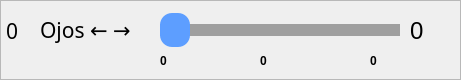
      <widget class="QFrame" name="frame_slider_ojosDI">
       <property name="geometry">
        <rect>
         <x>0</x>
         <y>369</y>
         <width>461</width>
         <height>80</height>
        </rect>
       </property>
       <property name="minimumSize">
        <size>
         <width>78</width>
         <height>0</height>
        </size>
       </property>
       <property name="frameShape">
        <enum>QFrame::StyledPanel</enum>
       </property>
       <property name="frameShadow">
        <enum>QFrame::Raised</enum>
       </property>
       <widget class="QLabel" name="label_13">
        <property name="geometry">
         <rect>
          <x>40</x>
          <y>10</y>
          <width>101</width>
          <height>41</height>
         </rect>
        </property>
        <property name="font">
         <font>
          <family>Sans Serif</family>
          <pointsize>16</pointsize>
          <weight>50</weight>
          <italic>false</italic>
          <bold>false</bold>
         </font>
        </property>
        <property name="styleSheet">
         <string notr="true"/>
        </property>
        <property name="text">
         <string>Ojos &amp;#8592; &amp;#8594;</string>
        </property>
        <property name="textFormat">
         <enum>Qt::RichText</enum>
        </property>
       </widget>
       <widget class="QSlider" name="ojosDISlider">
        <property name="enabled">
         <bool>true</bool>
        </property>
        <property name="geometry">
         <rect>
          <x>160</x>
          <y>10</y>
          <width>240</width>
          <height>41</height>
         </rect>
        </property>
        <property name="minimumSize">
         <size>
          <width>0</width>
          <height>30</height>
         </size>
        </property>
        <property name="autoFillBackground">
         <bool>false</bool>
        </property>
        <property name="styleSheet">
         <string notr="true">QSlider::groove:horizontal
{
    border: 1px solid #5d9eff;
    height: 10px;
	background: #5d9eff;
}  

QSlider::handle:horizontal
{
    background: #5d9eff;;
    width: 30px;
	height: 30px;
	left: 11px;
	right: 11px;
	margin: -12px;
	border-radius: 12px;	
}

QSlider::add-page:horizontal
{
    background-color: #9f9f9f;
	border: 1px solid #9f9f9f;
}</string>
        </property>
        <property name="maximum">
         <number>180</number>
        </property>
        <property name="orientation">
         <enum>Qt::Horizontal</enum>
        </property>
        <property name="tickPosition">
         <enum>QSlider::NoTicks</enum>
        </property>
        <property name="tickInterval">
         <number>0</number>
        </property>
       </widget>
       <widget class="QLabel" name="ojosDI_valor">
        <property name="geometry">
         <rect>
          <x>410</x>
          <y>20</y>
          <width>51</width>
          <height>22</height>
         </rect>
        </property>
        <property name="minimumSize">
         <size>
          <width>40</width>
          <height>0</height>
         </size>
        </property>
        <property name="font">
         <font>
          <pointsize>18</pointsize>
         </font>
        </property>
        <property name="text">
         <string>0</string>
        </property>
       </widget>
       <widget class="QLabel" name="etiquetaOjosDIMinimo">
        <property name="geometry">
         <rect>
          <x>160</x>
          <y>50</y>
          <width>21</width>
          <height>22</height>
         </rect>
        </property>
        <property name="font">
         <font>
          <weight>75</weight>
          <bold>true</bold>
         </font>
        </property>
        <property name="text">
         <string>0</string>
        </property>
       </widget>
       <widget class="QLabel" name="etiquetaOjosDIMedio">
        <property name="geometry">
         <rect>
          <x>260</x>
          <y>50</y>
          <width>31</width>
          <height>22</height>
         </rect>
        </property>
        <property name="font">
         <font>
          <weight>75</weight>
          <bold>true</bold>
         </font>
        </property>
        <property name="text">
         <string>0</string>
        </property>
       </widget>
       <widget class="QLabel" name="etiquetaOjosDIMaximo">
        <property name="geometry">
         <rect>
          <x>370</x>
          <y>50</y>
          <width>31</width>
          <height>22</height>
         </rect>
        </property>
        <property name="font">
         <font>
          <weight>75</weight>
          <bold>true</bold>
         </font>
        </property>
        <property name="text">
         <string>0</string>
        </property>
       </widget>
       <widget class="QLabel" name="etiquetaOjosDIPin">
        <property name="geometry">
         <rect>
          <x>0</x>
          <y>20</y>
          <width>41</width>
          <height>22</height>
         </rect>
        </property>
        <property name="font">
         <font>
          <family>Sans Serif</family>
          <pointsize>16</pointsize>
         </font>
        </property>
        <property name="styleSheet">
         <string notr="true">margin-left: 1px;</string>
        </property>
        <property name="text">
         <string>0</string>
        </property>
       </widget>
      </widget>
